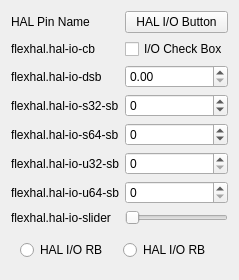
      <widget class="QWidget" name="tab_2">
       <attribute name="title">
        <string> IO</string>
       </attribute>
       <layout class="QGridLayout" name="gridLayout_7">
        <item row="8" column="1">
         <widget class="QSlider" name="horizontalSlider">
          <property name="orientation">
           <enum>Qt::Horizontal</enum>
          </property>
          <property name="function" stdset="0">
           <string>hal_io</string>
          </property>
          <property name="pin_name" stdset="0">
           <string>hal-io-slider</string>
          </property>
          <property name="hal_type" stdset="0">
           <string>HAL_U32</string>
          </property>
         </widget>
        </item>
        <item row="9" column="0" colspan="2">
         <widget class="QFrame" name="">
          <layout class="QHBoxLayout" name="horizontalLayout">
           <item>
            <widget class="QRadioButton" name="radioButton_2">
             <property name="text">
              <string>HAL I/O RB</string>
             </property>
             <property name="function" stdset="0">
              <string>hal_io</string>
             </property>
             <property name="pin_name" stdset="0">
              <string>hal-io-rb-1</string>
             </property>
            </widget>
           </item>
           <item>
            <widget class="QRadioButton" name="radioButton">
             <property name="text">
              <string>HAL I/O RB</string>
             </property>
             <property name="function" stdset="0">
              <string>hal_io</string>
             </property>
             <property name="pin_name" stdset="0">
              <string>hal-io-rb-2</string>
             </property>
            </widget>
           </item>
          </layout>
         </widget>
        </item>
        <item row="6" column="1">
         <widget class="QSpinBox" name="spinBox_3">
          <property name="function" stdset="0">
           <string>hal_io</string>
          </property>
          <property name="pin_name" stdset="0">
           <string>hal-io-u32-sb</string>
          </property>
          <property name="hal_type" stdset="0">
           <string>HAL_U32</string>
          </property>
         </widget>
        </item>
        <item row="0" column="0">
         <widget class="QLabel" name="label_20">
          <property name="text">
           <string>HAL Pin Name</string>
          </property>
         </widget>
        </item>
        <item row="2" column="0">
         <widget class="QLabel" name="label_11">
          <property name="text">
           <string>flexhal.hal-io-dsb</string>
          </property>
         </widget>
        </item>
        <item row="1" column="1">
         <widget class="QCheckBox" name="checkBox_2">
          <property name="text">
           <string>I/O Check Box</string>
          </property>
          <property name="function" stdset="0">
           <string>hal_io</string>
          </property>
          <property name="pin_name" stdset="0">
           <string>hal-io-cb</string>
          </property>
         </widget>
        </item>
        <item row="3" column="1">
         <widget class="QSpinBox" name="spinBox_2">
          <property name="minimum">
           <number>-99</number>
          </property>
          <property name="function" stdset="0">
           <string>hal_io</string>
          </property>
          <property name="pin_name" stdset="0">
           <string>hal-io-s32-sb</string>
          </property>
          <property name="hal_type" stdset="0">
           <string>HAL_S32</string>
          </property>
         </widget>
        </item>
        <item row="1" column="0">
         <widget class="QLabel" name="label_10">
          <property name="text">
           <string>flexhal.hal-io-cb</string>
          </property>
         </widget>
        </item>
        <item row="0" column="1">
         <widget class="QPushButton" name="pushButton_3">
          <property name="text">
           <string>HAL I/O Button</string>
          </property>
          <property name="checkable">
           <bool>true</bool>
          </property>
          <property name="function" stdset="0">
           <string>hal_io</string>
          </property>
          <property name="pin_name" stdset="0">
           <string>hal-io-btn</string>
          </property>
         </widget>
        </item>
        <item row="5" column="0">
         <widget class="QLabel" name="label_53">
          <property name="text">
           <string>flexhal.hal-io-s64-sb</string>
          </property>
         </widget>
        </item>
        <item row="6" column="0">
         <widget class="QLabel" name="label_13">
          <property name="text">
           <string>flexhal.hal-io-u32-sb</string>
          </property>
         </widget>
        </item>
        <item row="2" column="1">
         <widget class="QDoubleSpinBox" name="doubleSpinBox">
          <property name="singleStep">
           <double>0.100000000000000</double>
          </property>
          <property name="function" stdset="0">
           <string>hal_io</string>
          </property>
          <property name="pin_name" stdset="0">
           <string>hal-io-dsb</string>
          </property>
          <property name="hal_type" stdset="0">
           <string>HAL_FLOAT</string>
          </property>
         </widget>
        </item>
        <item row="3" column="0">
         <widget class="QLabel" name="label_12">
          <property name="text">
           <string>flexhal.hal-io-s32-sb</string>
          </property>
         </widget>
        </item>
        <item row="8" column="0">
         <widget class="QLabel" name="label_24">
          <property name="text">
           <string>flexhal.hal-io-slider</string>
          </property>
         </widget>
        </item>
        <item row="5" column="1">
         <widget class="QSpinBox" name="spinBox_4">
          <property name="minimum">
           <number>-99</number>
          </property>
          <property name="function" stdset="0">
           <string>hal_io</string>
          </property>
          <property name="pin_name" stdset="0">
           <string>hal-io-s64-sb</string>
          </property>
          <property name="hal_type" stdset="0">
           <string>HAL_S64</string>
          </property>
         </widget>
        </item>
        <item row="7" column="0">
         <widget class="QLabel" name="label_54">
          <property name="text">
           <string>flexhal.hal-io-u64-sb</string>
          </property>
         </widget>
        </item>
        <item row="7" column="1">
         <widget class="QSpinBox" name="spinBox_5">
          <property name="function" stdset="0">
           <string>hal_io</string>
          </property>
          <property name="pin_name" stdset="0">
           <string>hal-io-u64-sb</string>
          </property>
          <property name="hal_type" stdset="0">
           <string>HAL_U64</string>
          </property>
         </widget>
        </item>
       </layout>
      </widget>
